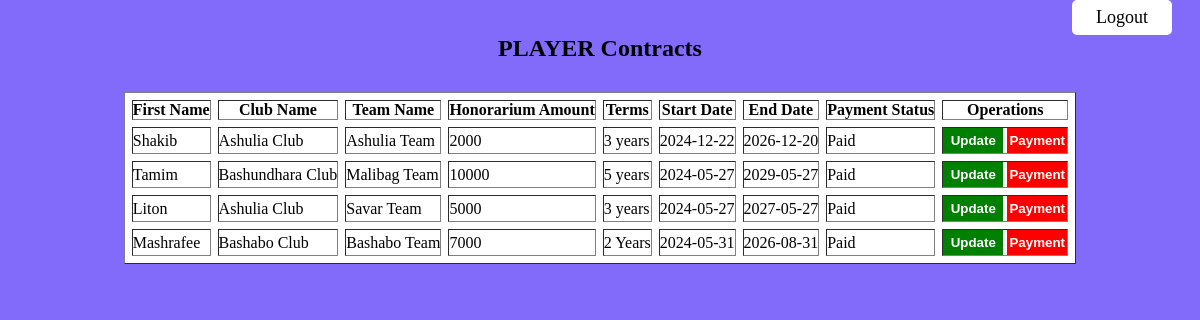
Screenshot of /Cricket-Club-Player-Achievement/contract_form_display.php (signed in) with the database file from the repository.
### tables this page shows
CREATE TABLE `Player` (
  `player_id` int(11) NOT NULL,
  `first_name` varchar(50) NOT NULL,
  `middle_name` varchar(50) DEFAULT NULL,
  `last_name` varchar(50) NOT NULL,
  `email` varchar(100) NOT NULL,
  `phone_number` varchar(20) NOT NULL,
  `nationality` varchar(50) NOT NULL,
  `dob` date NOT NULL,
  `age` int(11) DEFAULT NULL CHECK (`age` > 12)
);

CREATE TABLE `Club` (
  `club_id` int(11) NOT NULL,
  `club_name` varchar(50) NOT NULL,
  `location` varchar(200) NOT NULL
);

CREATE TABLE `Team` (
  `team_id` int(11) NOT NULL,
  `team_name` varchar(50) NOT NULL,
  `club_id` int(11) NOT NULL
);

CREATE TABLE `Contracts` (
  `contract_id` int(11) NOT NULL,
  `player_id` int(11) NOT NULL,
  `total_amount` int(11) DEFAULT NULL,
  `terms` text DEFAULT NULL,
  `start_date` date DEFAULT NULL,
  `end_date` date DEFAULT NULL,
  `club_id` int(11) DEFAULT NULL,
  `team_id` int(11) DEFAULT NULL
);

CREATE TABLE `Installment` (
  `installment_id` int(11) NOT NULL,
  `installment_amount` decimal(12,2) DEFAULT NULL,
  `installment_date` date DEFAULT NULL,
  `contract_id` int(11) DEFAULT NULL,
  `payment_status` varchar(50) NOT NULL DEFAULT 'Due'
);

### Cricket-Club-Player-Achievement/contract_form_display.php (the view, shortened to what this page needs)
<!DOCTYPE html>
<html lang="en">
<head>
    <link rel="stylesheet" href="style.css">
</head>
<body>
<a href="logout.php"><input type="submit" name="" value="Logout" style="background: white;
                                                   color: black;
                                                   height: 35px;
                                                   width: 100px;
                                                   font-size: 18px;
                                                   font-family:'Times New Roman', Times, serif;
                                                   margin-left: 90%;
                                                   border: 0;
                                                   border-radius: 5px;
                                                   cursor: pointer;"></a>
</body>
</html>
<?php
    include ("database.php");
    $query_player = "SELECT * FROM Player Natural Join Contracts Natural Join Club Natural Join Team Natural Join installment";
    $result = mysqli_query($conn, $query_player);
    $total = mysqli_num_rows($result);
    if($total != 0) {
        ?>
        <h2 align="center" >PLAYER Contracts</h2>
        <center>
        <table  class="table1" border= "1" cellspacing = "7">
            <tr>
                <th>First Name</th>
                <th>Club Name</th>
                <th>Team Name</th>
                <th>Honorarium Amount</th>
                <th>Terms</th>
                <th>Start Date</th>
                <th>End Date</th>
                <th>Payment Status</th>
                <th>Operations</th>
            </tr>
        <?php
        while($row = mysqli_fetch_assoc($result)) {
            echo
            "<tr>
                <td>$row[first_name]</td>
                <td>$row[club_name]</td>
                <td>$row[team_name]</td>
                <td>$row[total_amount]</td>
                <td>$row[terms]</td>
                <td>$row[start_date]</td>
                <td>$row[end_date]</td>
                <td>$row[payment_status]</td>
                <td><a href='contract_form_update.php?player_id=$row[player_id]'><input type ='submit' value= 'Update' class='update'></a>
                <a href='installment_payment.php?contract_id=$row[contract_id]'><input type ='submit' value= 'Payment' class='payment'></a>
            </tr>";
        }
    } else {
        echo "No records found";
    }
   ?>
 </table>
</center>

### Cricket-Club-Player-Achievement/style.css (style rules this page uses)
* { margin: 0; padding: 0; box-sizing: border-box; }
body { background-color: rgb(130, 106, 251); padding: 0 10px; }

### Cricket-Club-Player-Achievement/contract_form_display.php (style rules this page uses)
table { background-color: white; justify-content: center; align-items: center; margin: 30px; }
.update { background-color: green; color: white; border: 0; outline: none; height: 25px; width: 60px; font-weight: bold; cursor: pointer; }
.payment { background-color: red; color: white; border: 0; outline: none; height: 25px; width: 60px; font-weight: bold; cursor: pointer; }

### rows the page displays
player: first_name "Shakib", club.club_name "Ashulia Club", team.team_name "Ashulia Team", contracts.total_amount "2000", contracts.terms "3 years", contracts.start_date "2024-12-22", contracts.end_date "2026-12-20", installment.payment_status "Paid"
player: first_name "Tamim", club.club_name "Bashundhara Club", team.team_name "Malibag Team", contracts.total_amount "10000", contracts.terms "5 years", contracts.start_date "2024-05-27", contracts.end_date "2029-05-27", installment.payment_status "Paid"
player: first_name "Liton", club.club_name "Ashulia Club", team.team_name "Savar Team", contracts.total_amount "5000", contracts.terms "3 years", contracts.start_date "2024-05-27", contracts.end_date "2027-05-27", installment.payment_status "Paid"
player: first_name "Mashrafee", club.club_name "Bashabo Club", team.team_name "Bashabo Team", contracts.total_amount "7000", contracts.terms "2 Years", contracts.start_date "2024-05-31", contracts.end_date "2026-08-31", installment.payment_status "Paid"
